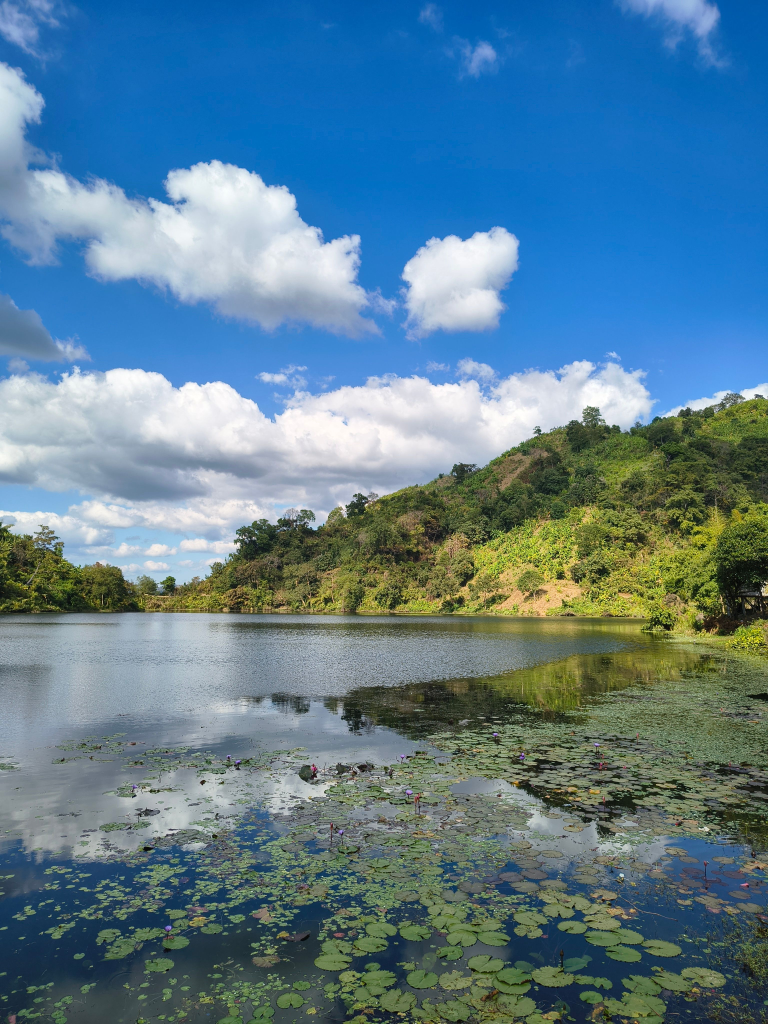
#> input picture env.jpg, 3072 x 4096 px, found by its file name (shown at 1/4 size)
$ python gaussian_blur.py
#> lines starting #> are read from the running program, lines starting #| are printed output that depends on the picture
import cv2

image =  cv2.imread("env.jpg")
#> image is the input picture: shape (4096, 3072, 3); mean B, G, R 144.5, 126.3, 91.2
rimage = cv2.resize(image, (500, 500))
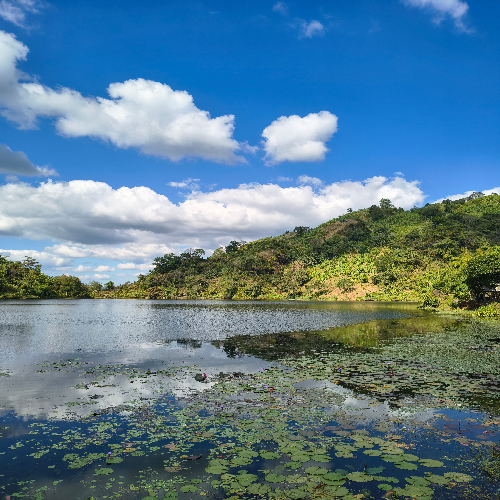
#> rimage: shape (500, 500, 3); mean B, G, R 144.3, 126.1, 91.1

blurred = cv2.GaussianBlur(rimage, (9, 9), 3)
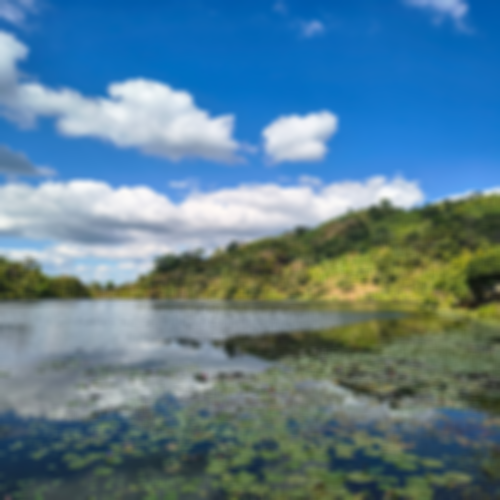
#> blurred: shape (500, 500, 3); mean B, G, R 144.3, 126.1, 91.1

print("Image shapes", rimage.shape)
#| Image shapes (500, 500, 3)

cv2.imshow('Original Image', rimage)
cv2.imshow('Blurred Image', blurred)
cv2.waitKey(0)
cv2.destroyAllWindows()
